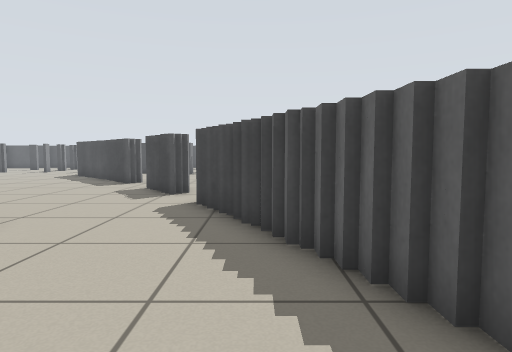
[1] (above)

21 first-person views from a walk through a world built for the Player/Stage simulator. The camera is 0.69 m above the floor, tilts 4° down and sees 75° across. Floor lines are 1 m apart. The floor is counted in squares, 0.5 m on a side. Each view is taken from the middle of a square. On the plan, view 1 faces up. The plan holds only what a view shows up to about 15 squares ahead; the rest is blank. The place goes on beyond the plan. The robots in the file are not drawn.

[2]
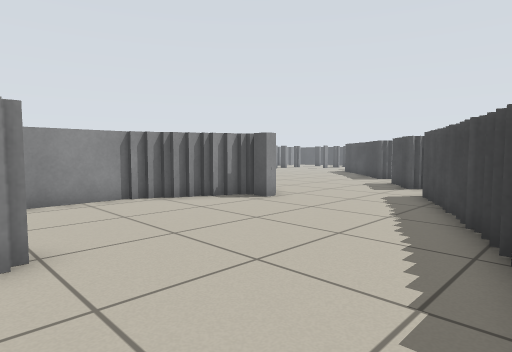

[3]
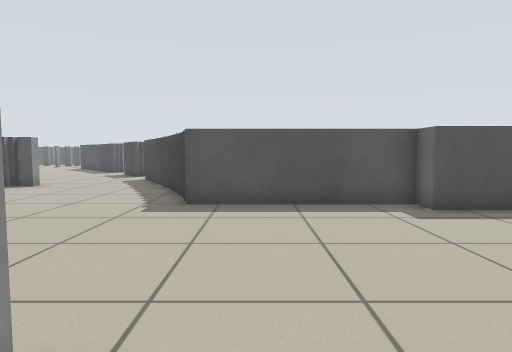

[4]
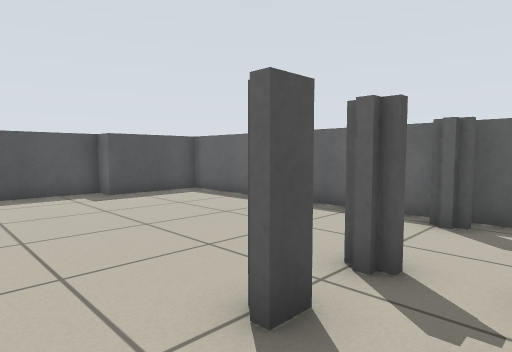

[5]
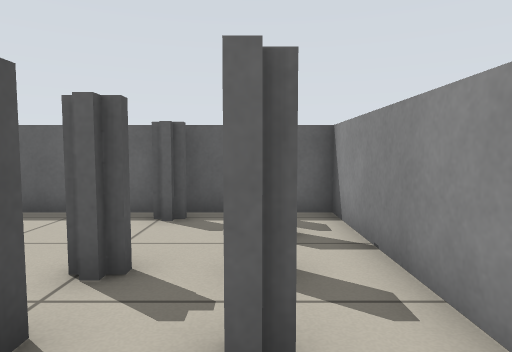

[6]
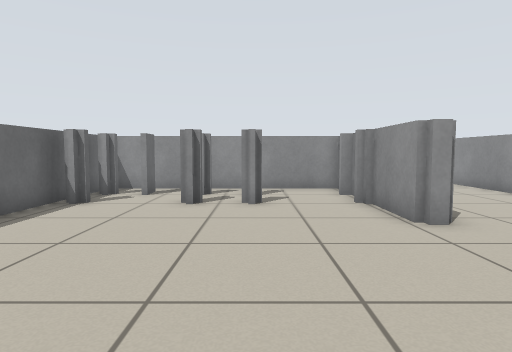

[7]
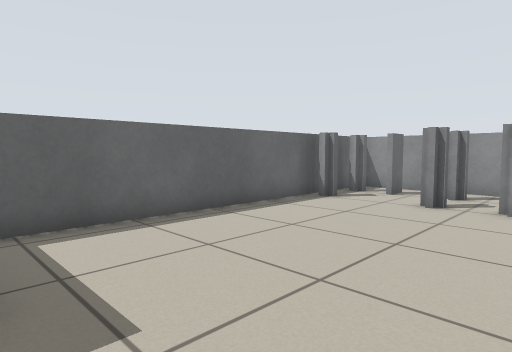

[8]
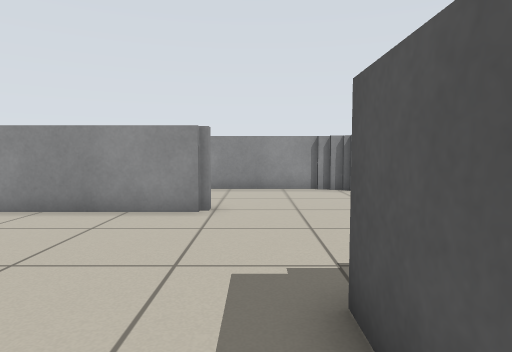

[9]
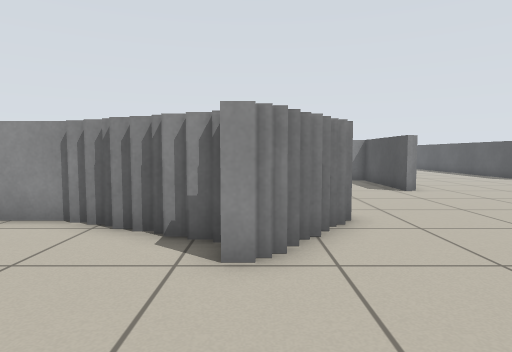

[10]
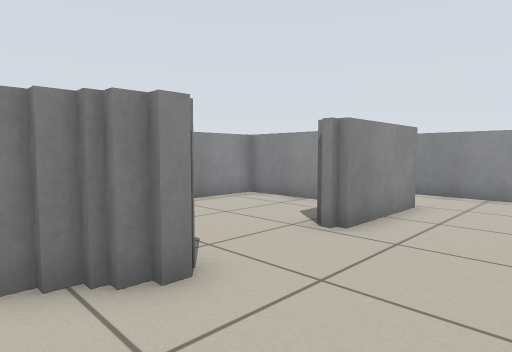

[11]
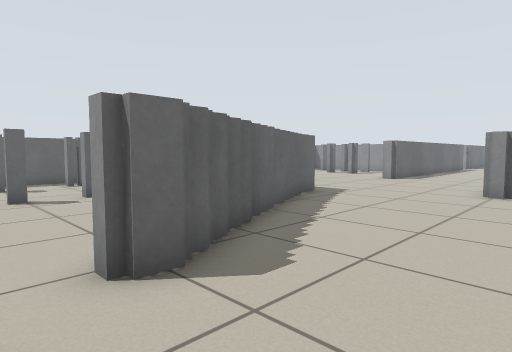

[12]
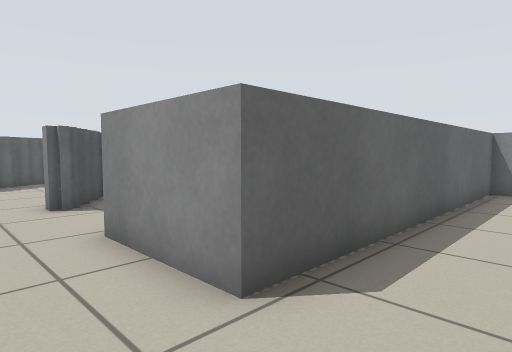

[13]
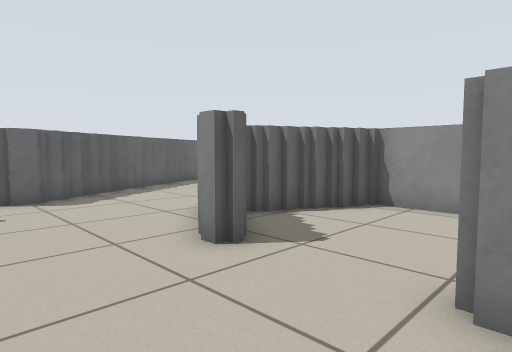

[14]
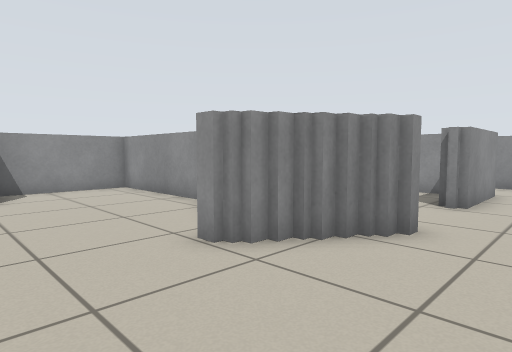

[15]
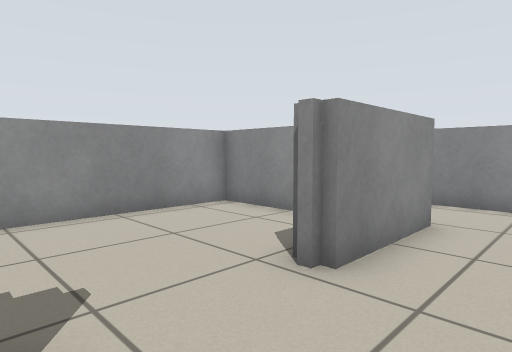

[16]
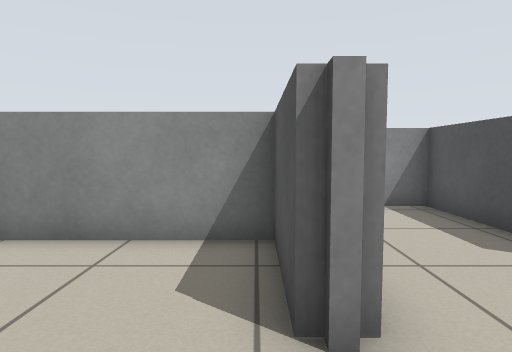

[17]
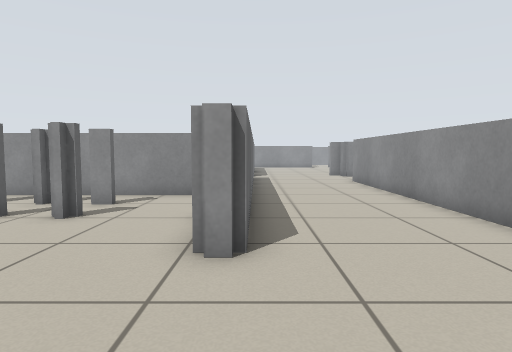

[18]
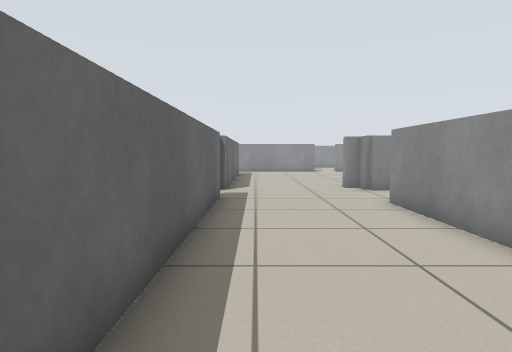

[19]
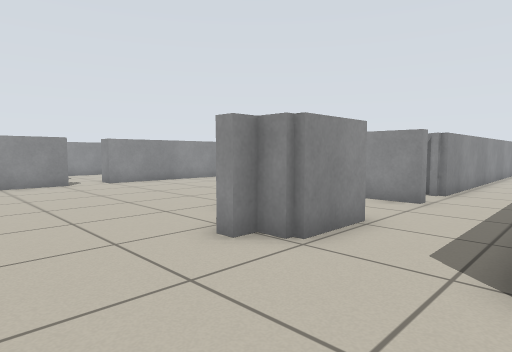

[20]
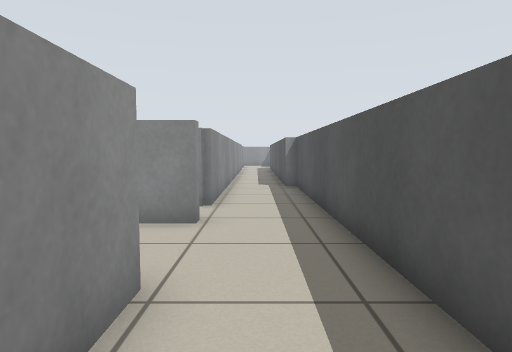

[21]
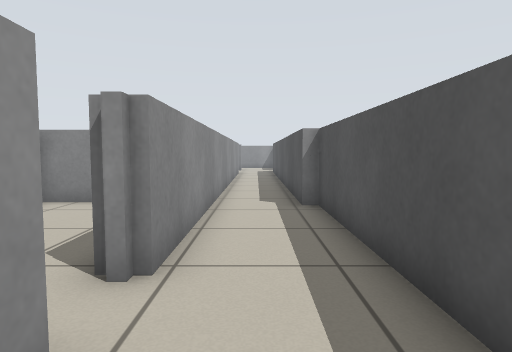

### Floor plan
Key: @ floor where view 1 was taken; # wall or solid block; . floor; = window, fence, low wall or low ledge.
Columns run from 17 left of view 1 to 12 right of it. Each row starts with its distance up from view 1.
 11 =====.........==
 10 .......................
  9 ...............=# .....=
  8 ..=====..=......=   ...=
  7 ..====...=#=....=#     =
  6 ..==......=#=....=
  5  .==......==.....=#
  4  .==.....==.......=
  3  .=========.......=#
  2  .=#######.........#
  1  .=#     #.........=#######
  0  .=      #.......@.......====#
 -1  .=      #....=..............#
 -2   =      #....#..............#
 -3   #      #====#..............#
 -4               #..............#
 -5               #..............#
 -6               #....=.........#
 -7               #....==........#
 -8               #....==........#
 -9               #....==..=.=..=#
-10               #....= .......=#
-11               #....==..=.=.==#
-12               #....==........#
-13               #....=##########
-14               #....=#
-15               #....=
-16               #....=
-17               #....=
-18 ###############....=
-19 ==.................=
-20 ....................
-21 =======.=...===....=
-22       =.==..  #....=
-23    .... =     =....=
-24    ..         .....=
-25               ....

Positions as (right, up) in squares from view 1, and headings:
1: (0, 0), facing up
2: (2, -2), facing up-left
3: (4, -8), facing up
4: (4, -11), facing up-right
5: (4, -11), facing right
6: (6, 0), facing down
7: (5, 0), facing down-right
8: (5, 0), facing left
9: (-1, 6), facing left
10: (-6, 11), facing down-left
11: (-5, 11), facing down-right
12: (-17, 10), facing down-right
13: (-12, 11), facing down-right
14: (-2, 10), facing down-left
15: (-8, 10), facing down-left
16: (-9, 7), facing left
17: (2, -2), facing down
18: (1, -9), facing down
19: (1, -18), facing down-left
20: (-2, -20), facing left
21: (-7, -20), facing left
